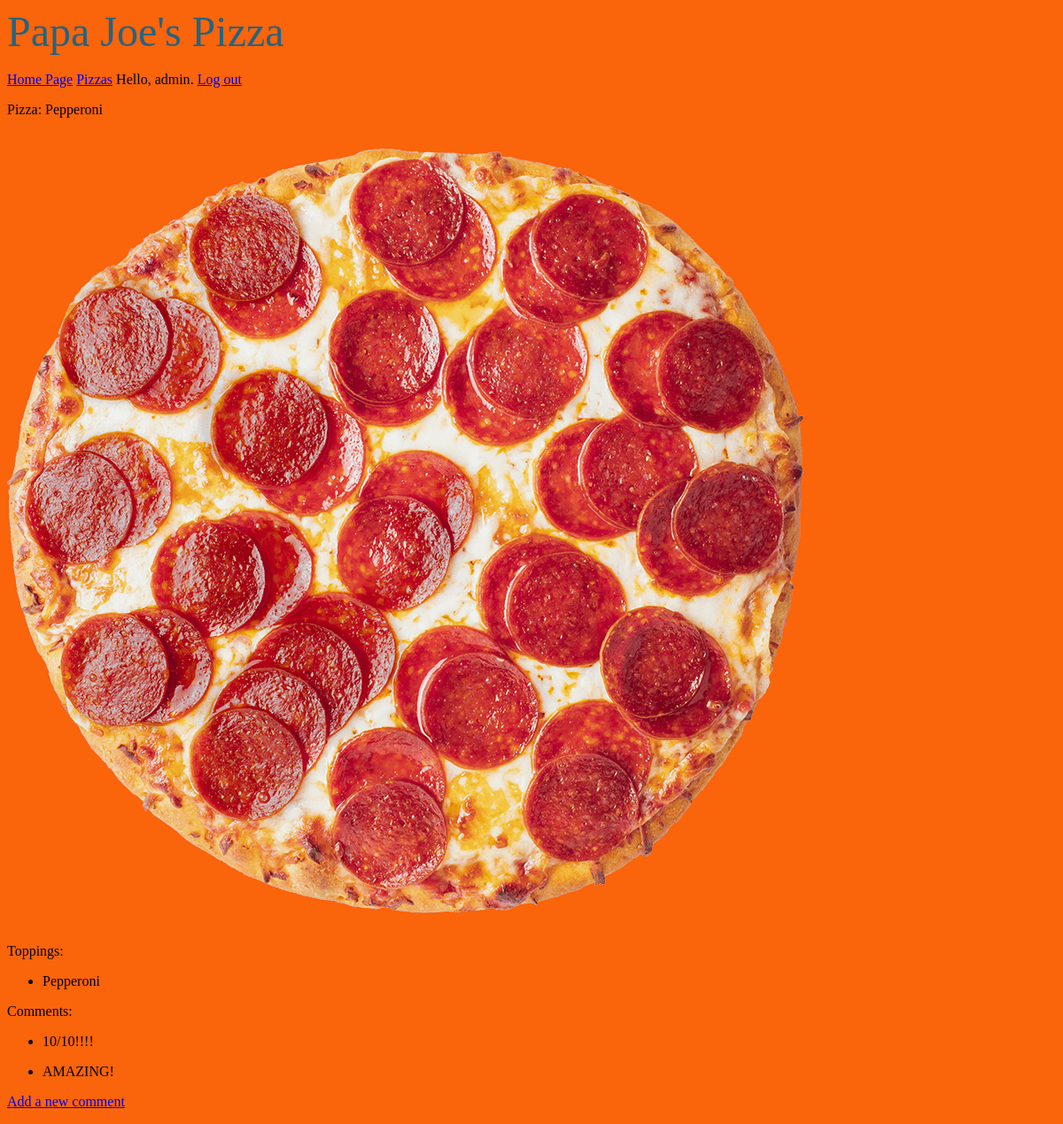
The app's page /pizzas/5/ (signed in), older data.
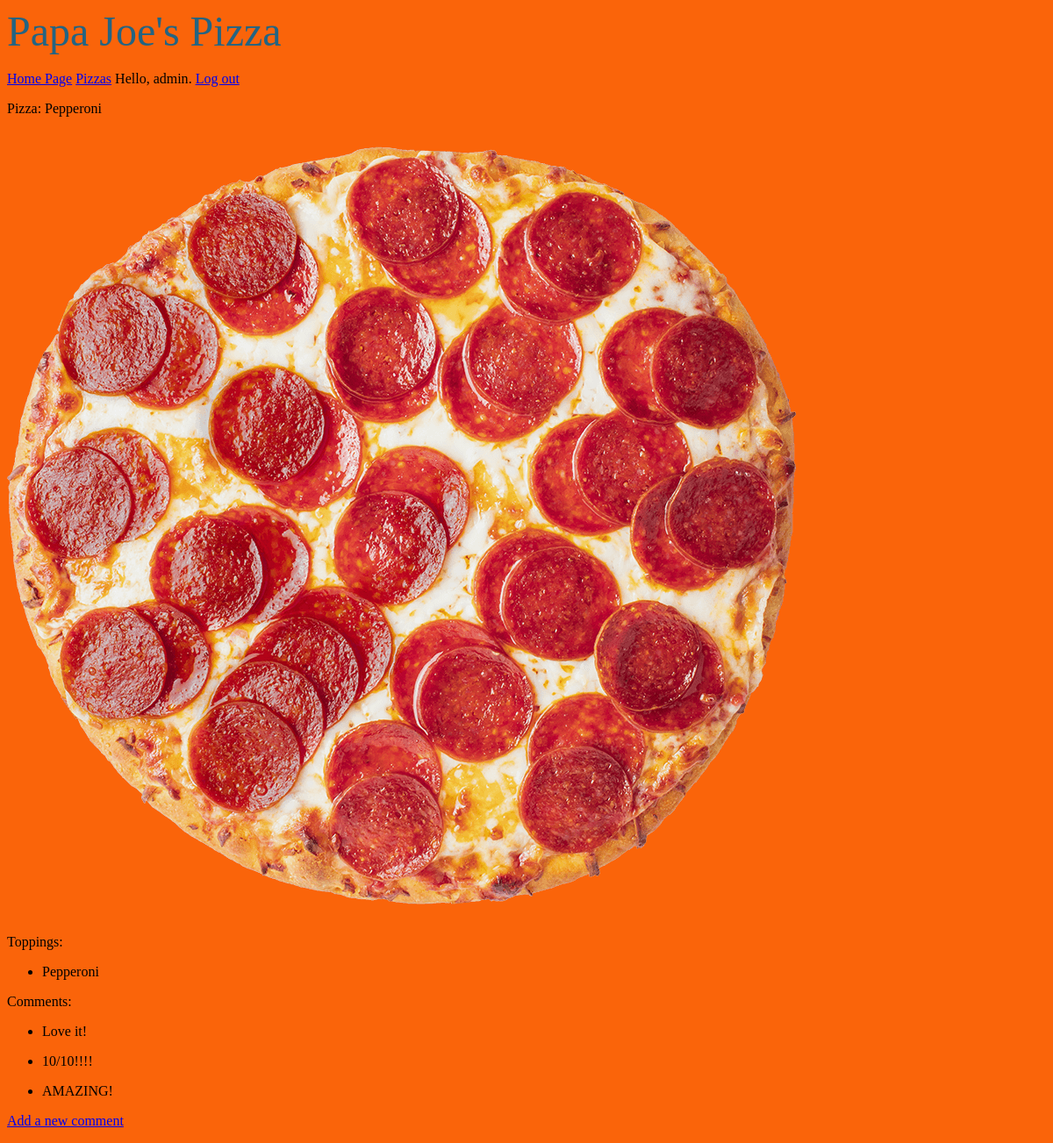
The same page, newer data.
### pizza/models.py (models this page shows, shortened)
class Pizza(models.Model):
    name = models.CharField(max_length=200)
    date = models.DateTimeField(auto_now_add=True)
    header_image = models.ImageField(
        null=True, blank=True, upload_to='images/')

class Topping(models.Model):
    pizza = models.ForeignKey(Pizza, on_delete=models.CASCADE)
    name = models.CharField(max_length=200)
    date_added = models.DateTimeField(auto_now_add=True)
    class Meta:
        verbose_name_plural = 'toppings'

class Comment(models.Model):
    pizza = models.ForeignKey(Pizza, on_delete=models.CASCADE)
    name = models.CharField(max_length=200)
    date_added = models.DateTimeField(auto_now_add=True)

### pizza/views.py (the view)
# urls.py: path('pizzas/<int:pizza_id>/', views.pizza, name='pizza'),
@login_required
def pizza(request, pizza_id):
    pizza = Pizza.objects.get(id=pizza_id)
    toppings = pizza.topping_set.order_by('-date_added')
    comments = pizza.comment_set.order_by('-date_added')
    context = {'pizza': pizza, 'toppings': toppings, 'comments': comments}
    return render(request, 'pizza/pizza.html', context)

### pizza/templates/pizza/pizza.html (shortened to what this page needs)
{% extends "pizza/base.html" %}
{% block content%}
<p>Pizza: {{ pizza.name }}</p>
{% if pizza.header_image %}
<img src="{{ pizza.header_image.url }}" class="img-thumbnail" style="max-height: height 300px" alt="">
{% endif %}
<p>
    Toppings:
</p>
<ul>
    {% for topping in toppings %}
    <li>
        <p>{{ topping.name|linebreaks }}</p>
    </li>
    {% empty %}
    <li>No toppings for this pizza have been added yet.</li>
    {% endfor %}
</ul>
<p>
    Comments:
</p>
<ul>
    {% for comment in comments %}
    <li>
        <p> {{ comment.name|linebreaks }}</p>
    </li>
    {% empty %}
    <li>No comments for this pizza have been added yet.</li>
    {% endfor %}
</ul>
<p>
    <a href="{% url 'pizza:new_comment' pizza.id %}">Add a new comment</a>
</p>
{% endblock content %}

### pizza/templates/pizza/base.html
<p>
    <body style="background-color: rgb(250, 100, 10)" </body>
        <font face="Optima" size="70px" color="246482"> Papa Joe's Pizza </font><br /><br />
        <a href="{% url 'pizza:index' %}">Home Page</a>
        <a href="{% url 'pizza:pizzas' %}">Pizzas</a>
        {% if user.is_authenticated %}
        Hello, {{user.username}}.
        <a href="{% url 'users:logout' %}">Log out</a>
        {% else %}
        <a href="{% url 'users:register' %}">Register</a>
        <a href="{% url 'users:login' %}">Log in</a>
        {% endif %}
</p>
{% block content %}
{% endblock content %}

Row changes from the older to the newer data that the page shows:
added Comment: name "Love it!"
